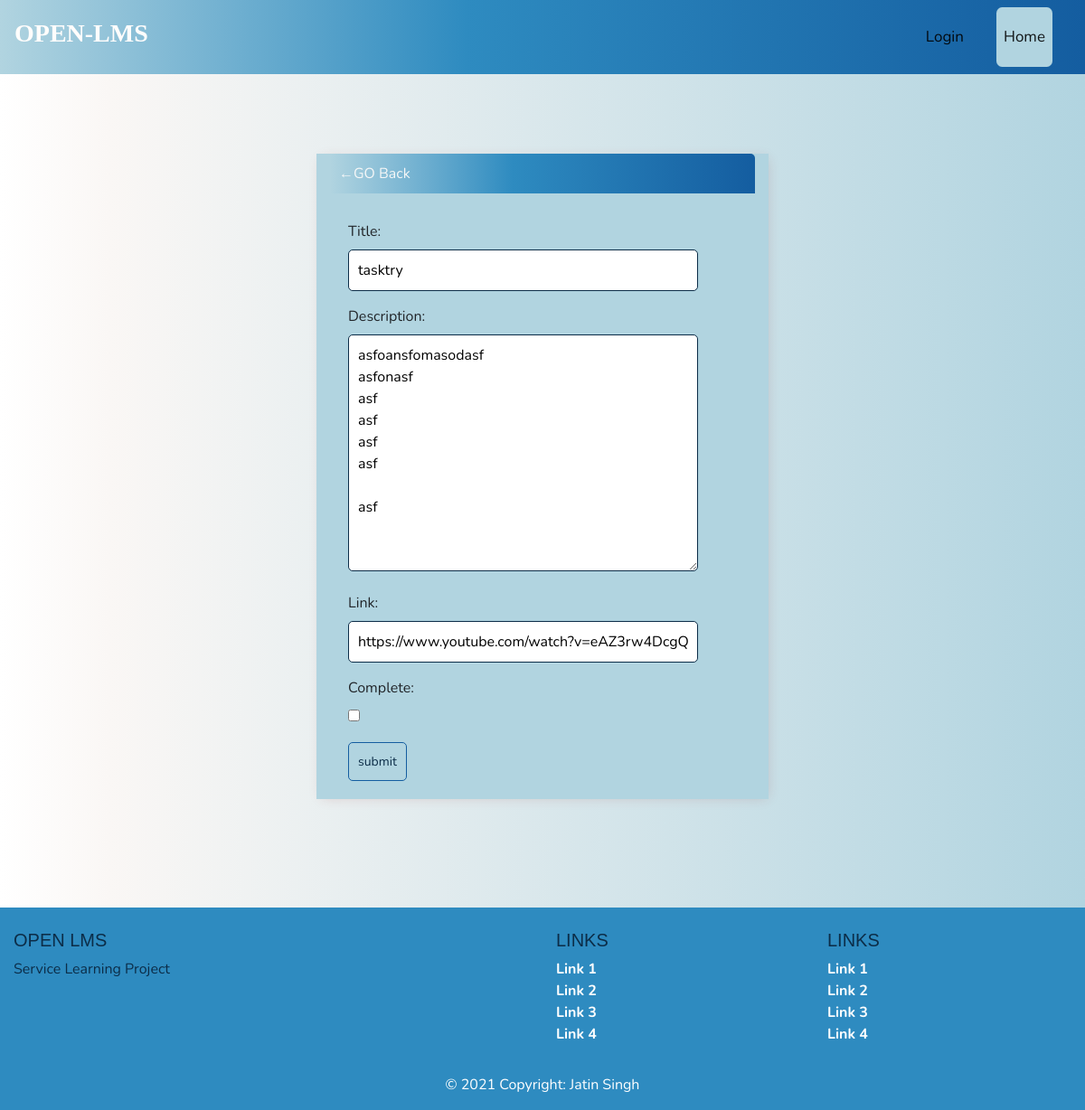
Screenshot of /task-update/21/ (signed in) with the database file from the repository.
### base/models.py (models this page shows, shortened)
class Task(models.Model):
    user = models.ForeignKey(User, on_delete=models.SET_NULL,null=True,blank=True)
    title = models.CharField(max_length=200)
    link = models.CharField(null=True,max_length=200)
    description = models.TextField(null=True,blank=True)
    complete = models.BooleanField(default=False)
    created = models.DateTimeField(auto_now_add=True)
    class Meta:
        ordering = ['complete']

### base/views.py (the view)
# urls.py: path('task-update/<int:pk>/', TaskUpdate.as_view(), name='task-update'),
class TaskUpdate(LoginRequiredMixin,UpdateView):
    model = Task
    fields = ['title', 'description', 'link','complete']
    success_url = reverse_lazy('tasks')

### base/templates/base/task_form.html (shortened to what this page needs)
{% extends 'base/main.html' %}
{% block content %}
<div class="header-bar">
<a href="{% url 'tasks'%}">&#8592;GO Back</a>
</div>
<div class="card-body">
    <form method="post" action="">
        {{form.as_p}}
        <input class="button" type="submit" value="submit">
        </form>
</div>
{% endblock content %}

### base/templates/base/main.html (style rules this page uses)
body { background: linear-gradient(90deg, white 0%,#faf7f5 10%, #B1D4E0 100%); font-family: 'Nunito', sans-serif; padding-top: 50px; }
.header-bar { display: flex; justify-content: space-between; color: #fff; padding: 10px; border-radius: 5px 5px 0 0; background: linear-gradient(90deg, #B1D4E0 0%, #2E8BC0 43%,#145DA0 100%, #0C2D48 10%); }
.header-bar a { color: rgb(246, 247, 247); text-decoration: none; }
input[type=text], input[type=password], textarea { border: 1px solid #0C2D48; border-radius: 5px; padding: 10px; width: 90%; }
label { margin-top: 10px !important; display: block; }
.button { border: 1px solid #145DA0; background-color: #B1D4E0; color: #0C2D48; padding: 10px; font-size: 14px; border-radius: 5px; cursor: pointer; text-decoration: none; }
.card-body { padding: 20px; }

### rows the page displays
Task: title "tasktry", description "asfoansfomasodasf asfonasf asf asf asf asf asf", link "https://www.youtube.com/watch?v=eAZ3rw4DcgQ"
